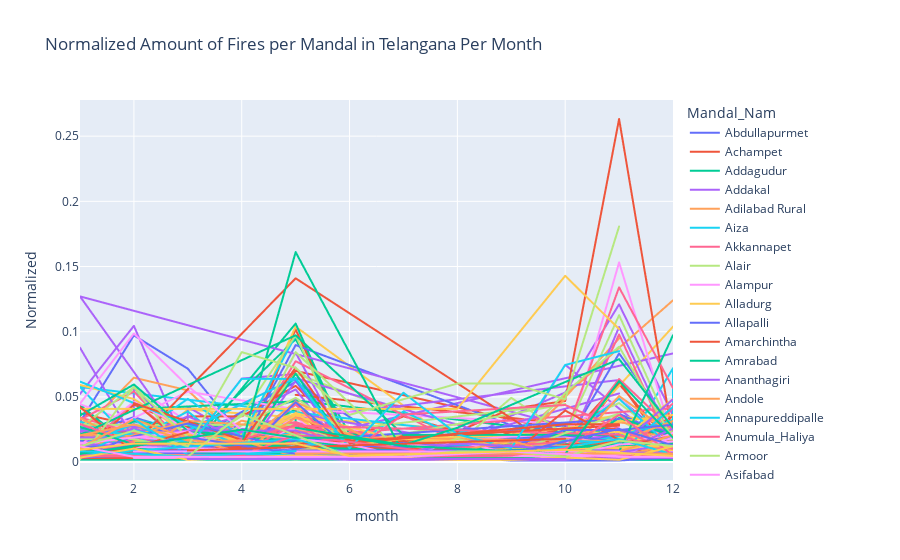

Here is the notebook cell this chart was saved with:
### Code cell
fig = px.line(new_geo_mandal_month, x="month", y="Normalized", color='Mandal_Nam', title='Normalized Amount of Fires per Mandal in Telangana Per Month')
fig.show()
